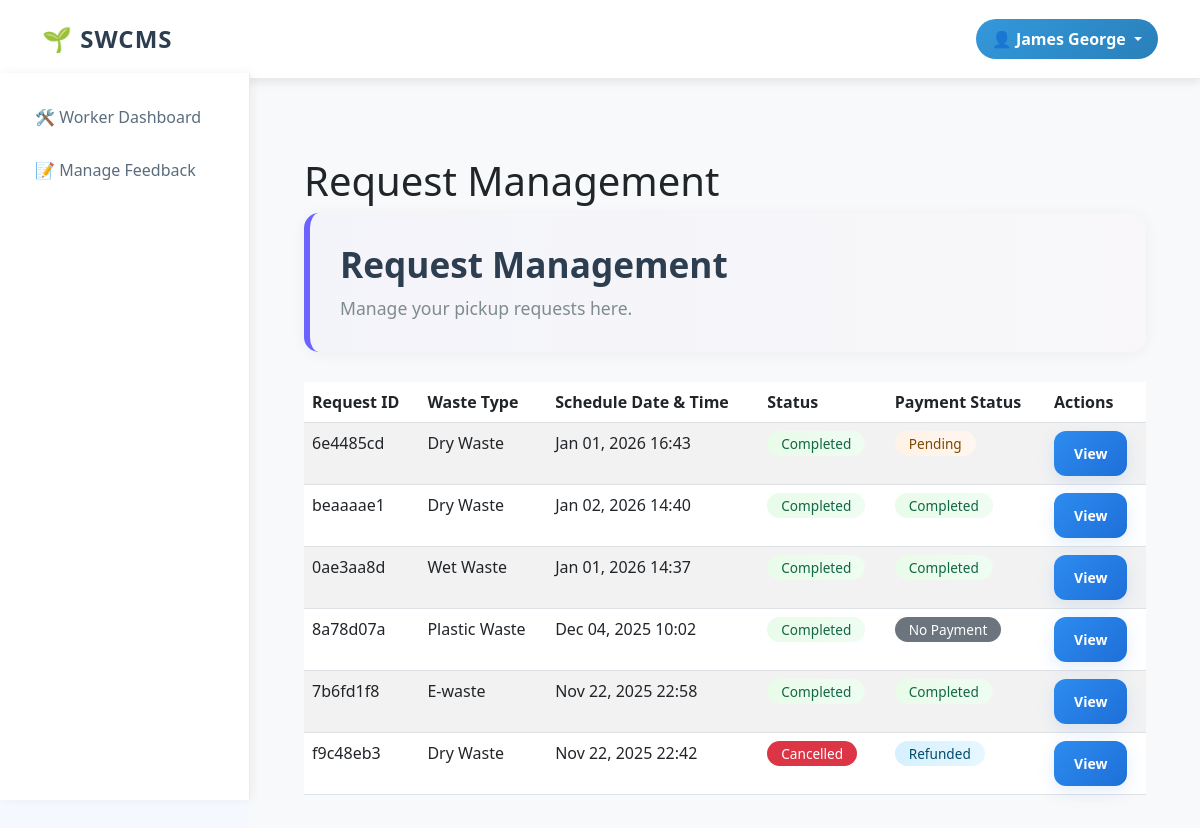
The page /request-management/ (signed in) on the database its author committed.
### user_dashboard/models.py (models this page shows, shortened)
class PickupRequest(models.Model):
    WASTE_TYPE_CHOICES = [
        ('wet', 'Wet Waste'),
        ('dry', 'Dry Waste'),
        ('plastic', 'Plastic Waste'),
        ('e-waste', 'E-waste'),
        ('recyclable', 'Recyclable Waste'),
    ]
    STATUS_CHOICES = [
        ('pending', 'Pending'),
        ('picked', 'Picked'),
        ('completed', 'Completed'),
        ('cancelled', 'Cancelled'),
    ]
    request_id = models.UUIDField(default=uuid.uuid4, editable=False, unique=True)
    user = models.ForeignKey(User, on_delete=models.CASCADE)
    waste_type = models.CharField(max_length=50, choices=WASTE_TYPE_CHOICES)
    description = models.TextField(blank=True, null=True)
    image = models.ImageField(upload_to='pickup_images/', blank=True, null=True)
    schedule_date_time = models.DateTimeField()
    status = models.CharField(max_length=20, choices=STATUS_CHOICES, default='pending')
    waste_weight = models.DecimalField(max_digits=10, decimal_places=2, null=True, blank=True, help_text="Weight in kg")
    created_at = models.DateTimeField(auto_now_add=True)
    updated_at = models.DateTimeField(auto_now=True)

class Payment(models.Model):
    PAYMENT_STATUS_CHOICES = [
        ('pending', 'Pending'),
        ('completed', 'Completed'),
        ('failed', 'Failed'),
    ]
    user = models.ForeignKey(User, on_delete=models.CASCADE)
    pickup_request = models.OneToOneField(PickupRequest, on_delete=models.CASCADE)
    amount = models.DecimalField(max_digits=10, decimal_places=2)
    razorpay_order_id = models.CharField(max_length=100, blank=True, null=True)
    razorpay_payment_id = models.CharField(max_length=100, blank=True, null=True)
    status = models.CharField(max_length=20, choices=PAYMENT_STATUS_CHOICES, default='pending')
    created_at = models.DateTimeField(auto_now_add=True)

### user_dashboard/views.py (the view)
# urls.py: path('request-management/', views.request_management_view, name='request_management'),
@login_required
def request_management_view(request):
    pickups = PickupRequest.objects.filter(user=request.user).order_by('-created_at')
    payments = Payment.objects.filter(user=request.user, pickup_request__in=pickups)
    payment_map = {p.pickup_request_id: p for p in payments}
    rows = []
    for p in pickups:
        rows.append({'pickup': p, 'payment': payment_map.get(p.pk)})
    return render(request, 'user_dashboard/request_management.html', {'rows': rows})

### user_dashboard/templates/user_dashboard/request_management.html (shortened to what this page needs)
{% extends 'user_dashboard/base.html' %}
{% block content %}
<div class="container mt-4">
    <h1>Request Management</h1>
    <div class="dashboard-header">
        <h1>Request Management</h1>
        <p class="lead">Manage your pickup requests here.</p>
    </div>
    {% if rows %}
        <div class="table-responsive">
            <table class="table table-striped">
                <thead>
                    <tr>
                        <th>Request ID</th>
                        <th>Waste Type</th>
                        <th>Schedule Date & Time</th>
                        <th>Status</th>
                        <th>Payment Status</th>
                        <th>Actions</th>
                    </tr>
                </thead>
                <tbody>
                    {% for row in rows %}
                        {% with pickup=row.pickup payment=row.payment %}
                        <tr>
                            <td>{{ pickup.request_id.hex|slice:":8" }}</td>
                            <td>{{ pickup.get_waste_type_display }}</td>
                            <td>{{ pickup.schedule_date_time|date:"M d, Y H:i" }}</td>
                            <td>
                                <span class="badge {% if pickup.status == 'pending' %}bg-warning{% elif pickup.status == 'picked' %}bg-info{% elif pickup.status == 'completed' %}bg-success{% elif pickup.status == 'cancelled' %}bg-danger{% else %}bg-secondary{% endif %}">
                                    {{ pickup.get_status_display }}
                                </span>
                            </td>
                            <td>
                                {% if pickup.status == 'cancelled' %}
                                    <span class="badge bg-info">Refunded</span>
                                {% else %}
                                    {% if payment %}
                                        <span class="badge {% if payment.status == 'completed' %}bg-success{% elif payment.status == 'pending' %}bg-warning{% else %}bg-danger{% endif %}">
                                            {{ payment.get_status_display }}
                                        </span>
                                    {% else %}
                                        <span class="badge bg-secondary">No Payment</span>
                                    {% endif %}
                                {% endif %}
                            </td>
                            <td>
                                <a href="{% url 'pickup_detail' pickup.pk %}" class="btn btn-sm btn-primary">View</a>
                            </td>
                        </tr>
                        {% endwith %}
                    {% endfor %}
                </tbody>
            </table>
        </div>
    {% else %}
        <div class="alert alert-info">No requests found.</div>
    {% endif %}
    </div>
</div>
{% endblock %}

### user_dashboard/templates/user_dashboard/base.html (shortened to what this page needs)
{% load static %}
<!DOCTYPE html>
<html lang="en">
<head>
    <link href="https://cdn.jsdelivr.net/npm/bootstrap@5.3.0/dist/css/bootstrap.min.css" rel="stylesheet">
    <link rel="stylesheet" href="{% static 'css/style.css' %}">
</head>
<body>
    <nav class="navbar navbar-expand-lg">
        <div class="container-lg">
            <a class="navbar-brand" href="{% url 'index' %}">🌱 SWCMS</a>
            <div class="collapse navbar-collapse" id="navbarNav">
                <ul class="navbar-nav ms-auto">
                    {% if user.is_authenticated %}
                        <li class="nav-item dropdown">
                            <a class="nav-link dropdown-toggle user-profile-dropdown" href="#" id="userDropdown" role="button" data-bs-toggle="dropdown" aria-expanded="false">
                                👤 {% if user.get_full_name %}{{ user.get_full_name }}{% else %}{{ user.username }}{% endif %}
                            </a>
                        </li>
                    {% endif %}
                </ul>
            </div>
        </div>
    </nav>
    <div class="d-flex">
        {% if user.is_authenticated %}
        <nav class="sidebar d-none d-md-block">
            <div class="sidebar-sticky">
                <ul class="nav flex-column">
                    {% if user.profile.role == 'worker' %}
                    <li class="nav-item">
                        <a class="nav-link" href="{% url 'worker_dashboard' %}">
                            🛠️ Worker Dashboard
                        </a>
                    </li>
                    <li class="nav-item">
                        <a class="nav-link" href="{% url 'feedback_management' %}">
                            📝 Manage Feedback
                        </a>
                    </li>
                    {% endif %}
                </ul>
            </div>
        </nav>
        {% endif %}
        <main role="main" class="flex-grow-1">
            <div class="container-lg py-4">
                {% block content %}{% endblock %}
            </div>
</body>
</html>

### user_dashboard/static/css/style.css (style rules this page uses)
body { background-color: #f8f9fa; font-family: 'Segoe UI', Tahoma, Geneva, Verdana, sans-serif; min-height: 100vh; }
.navbar { background: white; box-shadow: 0 2px 10px rgba(0, 0, 0, 0.1); padding: 1rem 0; border-bottom: 1px solid #eaeaea; }
.navbar-brand { color: #2c3e50 !important; font-weight: 700; font-size: 1.5rem; letter-spacing: 1px; }
.navbar-nav.ms-auto { display: flex; align-items: center; gap: 15px; }
.nav-link { color: #2c3e50 !important; font-weight: 500; transition: all 0.3s ease; padding: 8px 15px !important; border-radius: 20px; }
.user-profile-dropdown { background: linear-gradient(135deg, #3498db 0%, #2980b9 100%); color: white !important; border-radius: 20px; padding: 8px 16px !important; font-weight: 600; transition: all 0.3s ease; }
.sidebar { background: white; min-height: calc(100vh - 73px); box-shadow: 2px 0 10px rgba(0, 0, 0, 0.05); position: fixed; top: 73px; left: 0; width: 250px; padding: 20px 0; border-right: 1px solid #eaeaea; }
.sidebar-sticky { padding: 0 15px; }
.sidebar .nav-item { margin-bottom: 5px; }
.sidebar .nav-link { color: #5a6c7d !important; padding: 12px 20px !important; border-radius: 8px; transition: all 0.3s ease; display: flex; align-items: center; gap: 10px; font-weight: 500; }
main { padding: 30px; min-height: calc(100vh - 73px); margin-left: 250px; background-color: #f8f9fa; }
.dashboard-header { background: white; border-radius: 15px; padding: 30px; margin-bottom: 30px; box-shadow: 0 2px 15px rgba(0, 0, 0, 0.05); border-left: 4px solid #3498db; }
.dashboard-header h1 { color: #2c3e50; font-weight: 700; font-size: 2.2rem; margin-bottom: 10px; }
.dashboard-header .lead { color: #7f8c8d; font-size: 1.1rem; margin-bottom: 0; }
.badge { padding: 5px 12px; font-weight: 500; border-radius: 20px; }
.btn-primary { background: linear-gradient(135deg,#2d8cf0,#1e6fd8); border: none; padding: 0.65rem 1.15rem; border-radius: 10px; box-shadow: 0 6px 18px rgba(30,111,216,0.12); }
:root { --cute-accent-1: #ffd6e0; --cute-accent-2: #d6f0ff; --cute-accent-3: #e9fbe9; --cute-primary: #6c63ff; --cute-secondary: #ff8fb1; --card-bg: #ffffff; --soft-shadow: 0 10px 30px rgba(44,62,80,0.06); }
body { background: linear-gradient(180deg, #fbfcff 0%, #f6f8ff 100%); }
.dashboard-header { border-left: 6px solid var(--cute-primary); background: linear-gradient(90deg, rgba(108,99,255,0.03), rgba(255,143,177,0.02)); }
.badge { border-radius: 999px; padding: 6px 14px; font-size: 0.85rem; }
.badge.bg-info { background: linear-gradient(90deg,var(--cute-accent-2),#e6f7ff); color: #034b6b; }
.badge.bg-warning { background: linear-gradient(90deg,#fff2e6,#fff6f0); color: #7a4a00; }
.badge.bg-success { background: linear-gradient(90deg,var(--cute-accent-3),#eefdf0); color: #116644; }
.btn-submit-auth, .btn-primary { border-radius: 12px; padding: 0.75rem 1.25rem; font-weight: 700; }

### rows shown on the page
PickupRequest: pickup.request_id.hex "6e4485cd", pickup.waste_type "Dry Waste", pickup.schedule_date_time "Jan 01, 2026 16:43", pickup.status "Completed", payment.status "Pending"
PickupRequest: pickup.request_id.hex "beaaaae1", pickup.waste_type "Dry Waste", pickup.schedule_date_time "Jan 02, 2026 14:40", pickup.status "Completed", payment.status "Completed"
PickupRequest: pickup.request_id.hex "0ae3aa8d", pickup.waste_type "Wet Waste", pickup.schedule_date_time "Jan 01, 2026 14:37", pickup.status "Completed", payment.status "Completed"
PickupRequest: pickup.request_id.hex "8a78d07a", pickup.waste_type "Plastic Waste", pickup.schedule_date_time "Dec 04, 2025 10:02", pickup.status "Completed", shows "No Payment"
PickupRequest: pickup.request_id.hex "7b6fd1f8", pickup.waste_type "E-waste", pickup.schedule_date_time "Nov 22, 2025 22:58", pickup.status "Completed", payment.status "Completed"
PickupRequest: pickup.request_id.hex "f9c48eb3", pickup.waste_type "Dry Waste", pickup.schedule_date_time "Nov 22, 2025 22:42", pickup.status "Cancelled", shows "Refunded"

### other values the page prints
{{ user.get_full_name }} "James George"
